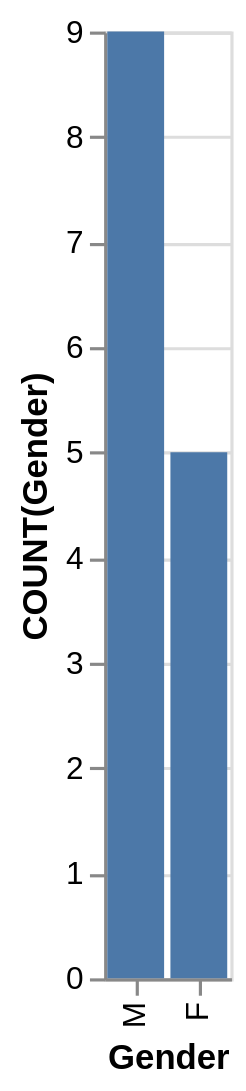

The specification (Vega-Lite) saved for this image:
### Vega-Lite specification from a JSON file in a GitHub repository (floating-point values rounded to 4 significant figures)
{"data": {"values": [{"x_data": "M", "y_data": 9}, {"x_data": "F", "y_data": 5}]}, "mark": "bar", "encoding": {"x": {"field": "x_data", "type": "nominal", "title": "Gender", "sort": {"op": "sum", "field": "y_data", "order": "descending"}}, "y": {"field": "y_data", "type": "quantitative", "title": "COUNT(Gender)"}}}
